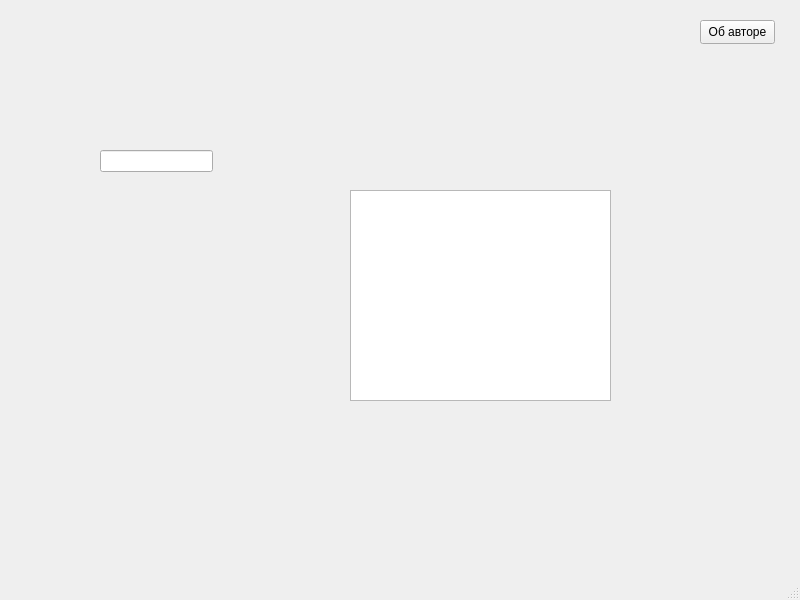
<?xml version="1.0" encoding="UTF-8"?>
<ui version="4.0">
 <class>MainWindow</class>
 <widget class="QMainWindow" name="MainWindow">
  <property name="geometry">
   <rect>
    <x>0</x>
    <y>0</y>
    <width>800</width>
    <height>600</height>
   </rect>
  </property>
  <property name="windowTitle">
   <string>MainWindow</string>
  </property>
  <widget class="QWidget" name="centralwidget">
   <widget class="QLineEdit" name="edtNum">
    <property name="geometry">
     <rect>
      <x>100</x>
      <y>150</y>
      <width>113</width>
      <height>22</height>
     </rect>
    </property>
   </widget>
   <widget class="QPushButton" name="btnAbout">
    <property name="geometry">
     <rect>
      <x>700</x>
      <y>20</y>
      <width>75</width>
      <height>24</height>
     </rect>
    </property>
    <property name="text">
     <string>Об авторе</string>
    </property>
   </widget>
   <widget class="QTextEdit" name="tedText">
    <property name="geometry">
     <rect>
      <x>350</x>
      <y>190</y>
      <width>261</width>
      <height>211</height>
     </rect>
    </property>
   </widget>
  </widget>
  <widget class="QMenuBar" name="menubar">
   <property name="geometry">
    <rect>
     <x>0</x>
     <y>0</y>
     <width>800</width>
     <height>22</height>
    </rect>
   </property>
  </widget>
  <widget class="QStatusBar" name="statusbar"/>
 </widget>
 <resources/>
 <connections/>
</ui>
